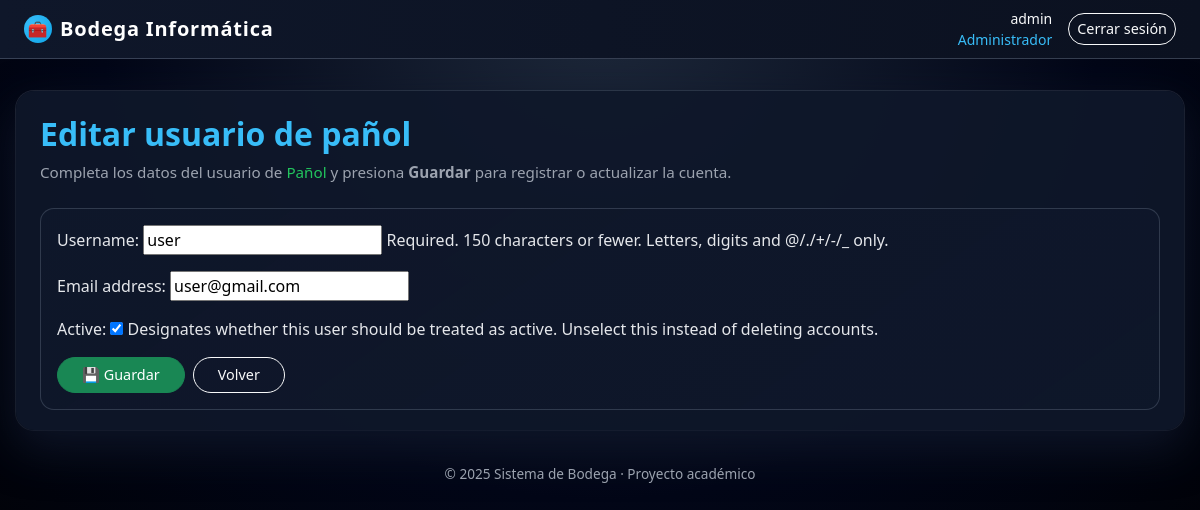
/panoles/2/editar/ (signed in), run on the app's committed database.
### informatica/models.py (models this page shows, shortened)
class Usuario(AbstractUser):
    ROL_CHOICES = (
        ('ADMIN', 'Administrador'),
        ('PANOL', 'Pañol'),
    )
    rol = models.CharField(max_length=10, choices=ROL_CHOICES)

### informatica/decorators.py (the view)
        @login_required
        def _wrapped_view(request, *args, **kwargs):
            if getattr(request.user, 'rol', None) == rol:
                return view_func(request, *args, **kwargs)
            return HttpResponseForbidden("No tienes permiso para acceder a esta página.")

### informatica/forms.py
class UsuarioForm(forms.ModelForm):
    class Meta:
        model = Usuario
        fields = ['username', 'email', 'is_active']

### informatica/views.py (called while the page is built)
@rol_requerido('ADMIN')
def panol_user_update(request, pk):
    user = get_object_or_404(Usuario, pk=pk, rol='PANOL')
    if request.method == 'POST':
        form = UsuarioForm(request.POST, instance=user)
        if form.is_valid():
            user = form.save(commit=False)
            user.rol = 'PANOL'
            user.save()
            return redirect('panol_user_list')
    else:
        form = UsuarioForm(instance=user)
    return render(request, 'panol_user_form.html', {
        'form': form,
        'titulo': 'Editar usuario de pañol'
    })

### informatica/templates/panol_user_form.html (shortened to what this page needs)
{% extends 'base.html' %}
{% block content %}
<div class="d-flex flex-column gap-3">
    <div>
        <h2 class="text-accent fw-semibold mb-2">{{ titulo }}</h2>
        <p class="card-main-lead mb-0">
            Completa los datos del usuario de <span class="text-accent-2">Pañol</span> y presiona
            <strong>Guardar</strong> para registrar o actualizar la cuenta.
        </p>
    </div>
    <form method="post" class="mt-2 p-3">
        <div class="mb-3">
            {{ form.as_p }}
        </div>
        <div class="d-flex flex-wrap gap-2 mt-3">
            <button class="btn btn-success px-4" type="submit">
                💾 Guardar
            </button>
            <a class="btn btn-outline-light px-4" href="{% url 'panol_user_list' %}">
                Volver
            </a>
        </div>
    </form>
</div>
{% endblock %}

### informatica/templates/base.html (shortened to what this page needs)
{% load static %}
<!DOCTYPE html>
<html lang="es">
<head>
    <link href="https://cdn.jsdelivr.net/npm/bootstrap@5.3.3/dist/css/bootstrap.min.css" rel="stylesheet">
</head>
<body>
<nav class="navbar navbar-expand-lg navbar-dark">
    <div class="container-fluid px-4">
        <a class="navbar-brand" href="{% url 'home' %}">
            <span class="icon">🧰</span>
            <span class="label">Bodega Informática</span>
        </a>
        <div class="d-flex align-items-center">
            {% if user.is_authenticated %}
                <span class="text-light me-3 small text-end">
                    {{ user.username }}<br>
                    {% if user.rol %}
                        <span class="text-accent">{{ user.get_rol_display }}</span>
                    {% endif %}
                </span>
                <a class="btn btn-outline-light btn-sm" href="{% url 'logout' %}">Cerrar sesión</a>
            {% endif %}
        </div>
    </div>
</nav>
<div class="container-content">
    <div class="card-main">
        {% block content %}{% endblock %}
    </div>
</div>
<footer>
    <p>© {% now "Y" %} Sistema de Bodega · Proyecto académico</p>
</footer>
</body>
</html>

### informatica/templates/base.html (style rules this page uses)
:root { --bg-main: #020617; --bg-card: rgba(15, 23, 42, 0.92); --border-soft: rgba(148, 163, 184, 0.25); --text-main: #e5e7eb; --text-muted: #9ca3af; --accent: #38bdf8; --accent-2: #22c55e; }
* { box-sizing: border-box; }
body { margin: 0; min-height: 100vh; background: radial-gradient(circle at top, #1e293b 0, #020617 50%, #000 100%); font-family: system-ui, -apple-system, BlinkMacSystemFont, "Segoe UI", Roboto, sans-serif; color: var(--text-main); }
.navbar { background: linear-gradient(90deg, #0f172a, #0b1120); border-bottom: 1px solid rgba(148, 163, 184, 0.3); backdrop-filter: blur(10px); }
.navbar-brand { font-weight: 600; letter-spacing: 0.04em; display: flex; align-items: center; gap: 8px; }
.navbar-brand span.icon { display: inline-flex; width: 28px; height: 28px; border-radius: 999px; align-items: center; justify-content: center; background: radial-gradient(circle at 30% 30%, #38bdf8, #0ea5e9); color: #0b1120; font-size: 16px; }
.container-content { max-width: 1200px; margin: 32px auto 24px auto; padding: 0 16px; }
.card-main { border-radius: 18px; padding: 24px 24px 20px 24px; background: var(--bg-card); box-shadow: 0 18px 45px rgba(15, 23, 42, 0.9), 0 0 0 1px rgba(148, 163, 184, 0.2); }
.card-main-lead { color: var(--text-muted); font-size: 0.95rem; }
.text-accent { color: var(--accent); }
.text-accent-2 { color: var(--accent-2); }
form { background: linear-gradient(145deg, rgba(15,23,42,0.95), rgba(15,23,42,0.85)); padding: 18px 18px 16px 18px; border-radius: 14px; border: 1px solid var(--border-soft); margin-top: 8px; }
label { color: var(--text-main); }
.btn { border-radius: 999px; font-size: 0.9rem; }
.btn-outline-light { border-radius: 999px; }
footer { margin-top: 20px; padding: 10px 0 18px 0; text-align: center; color: var(--text-muted); font-size: 0.85rem; }

### data on the page
Usuario: username "admin", rol "Administrador"
Usuario: username "user", email "user@gmail.com", is_active "☑"

### other printed values
{{ titulo }} "Editar usuario de pañol"
